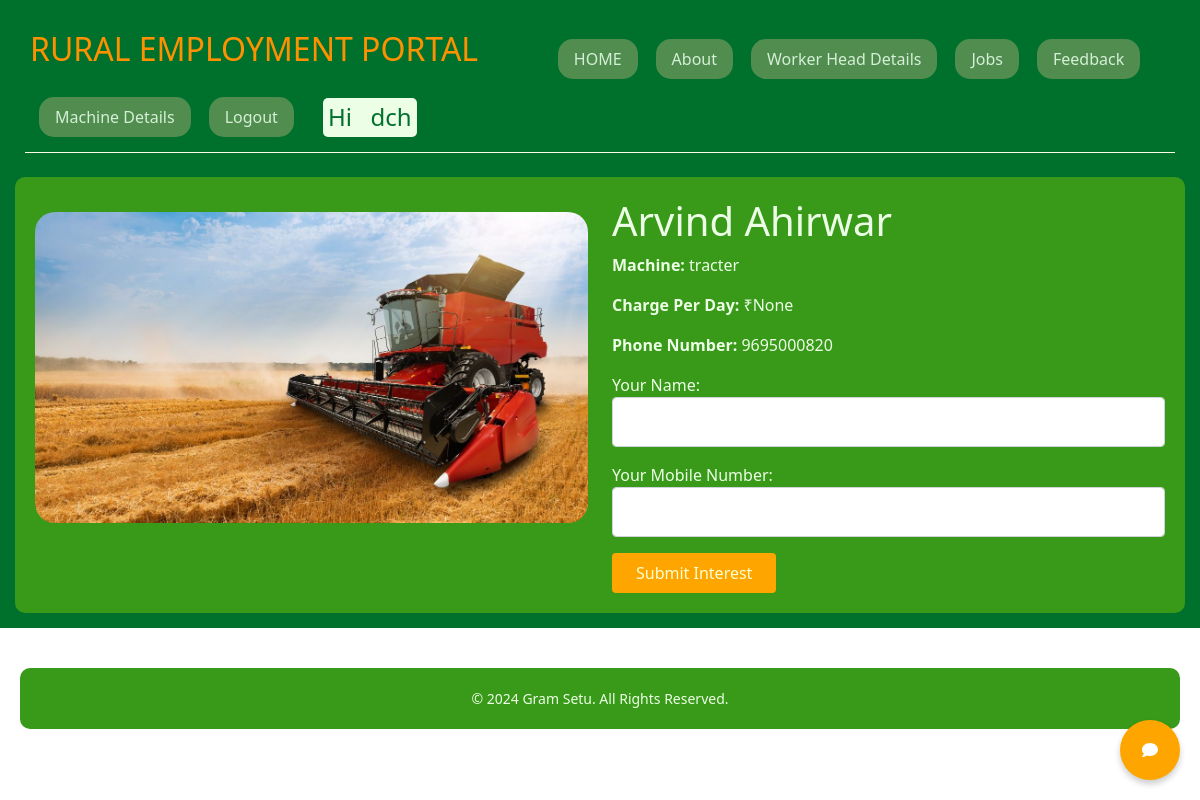
Screenshot of /machine/13/details (signed in) with the database file from the repository.
### R_E/models.py (models this page shows, shortened)
class WorkerHead(models.Model):
    id = models.AutoField(primary_key=True)  # Django adds this automatically
    user = models.ForeignKey(User, on_delete=models.CASCADE, default=1)
    name = models.CharField(max_length=30, null=False)
    numberOfWorker = models.IntegerField(null=False)
    salaryPerDay = models.IntegerField(null=False)
    machineAvailable = models.CharField(max_length=300, null=False)
    machineImage = models.ImageField(upload_to='machines/', null=True, blank=True)
    chargePerDay = models.DecimalField(max_digits=10, decimal_places=2, null=True, blank=True)
    date = models.DateField(null=False)
    phoneNumber = models.BigIntegerField(null=False, default=1234567890)
    email = models.EmailField(max_length=254, null=True, blank=True)  # New email field
    is_booked = models.BooleanField(default=False)  # New field to track booking status

### R_E/views.py (the view, shortened to what this page needs)
# urls.py: path('machine/<int:machine_id>/details', views.machine_details, name='machine_details'),
@login_required
def machine_details(request, machine_id):
    machine = get_object_or_404(WorkerHead, id=machine_id)
    return render(request, 'machine_details.html', {'machine': machine})

### R_E/context_processors.py (called while the page is built)
def current_year(request):
    return {
        'current_year': datetime.now().year
    }

### R_E/templates/machine_details.html (shortened to what this page needs)
{% extends 'base.html' %}
{% load static %}
{% block content %}
    <div class="container mt-4">
        <div class="row">
            <div class="col-md-6">
                {% if machine.machineImage %}
                    <img src="{{ machine.machineImage.url }}" class="img-fluid" alt="Machine Image" style="border-radius:20px;margin-top:15px;">
                {% else %}
                    <img src="{% static 'default_machine_image.jpg' %}" class="img-fluid" alt="Default Image">
                {% endif %}
            </div>
            <div class="col-md-6">
                <h1>{{ machine.name }}</h1>
                <p><strong>Machine:</strong> {{ machine.machineAvailable }}</p>
                <p><strong>Charge Per Day:</strong> ₹{{ machine.chargePerDay }}</p>
                <p><strong>Phone Number:</strong> {{ machine.phoneNumber }}</p>
                {% if user.is_authenticated %}
                    {% if user == machine.user %}
                        <form method="post" action="{% url 'machine_details' machine.id %}">
                            {% csrf_token %}
                            <button type="submit" name="toggle_booking" class="btn btn-primary" style="background-color:blue;">
                                {% if machine.is_booked %} Release {% else %} Mark as Booked {% endif %}
                            </button>
                            {% if machine.is_booked %}
                                <button type="submit" name="cancel_booking" class="btn btn-danger" style="background-color:#CD5C08;">Cancel Booking</button>
                            {% endif %}
                        </form>
                    {% else %}
                        <form method="post" action="{% url 'machine_details' machine.id %}">
                            <div class="form-group">
                                <label for="user_name">Your Name:</label>
                                <input type="text" name="user_name" id="user_name" class="form-control" required>
                            </div>
                            <div class="form-group">
                                <label for="user_mobile">Your Mobile Number:</label>
                                <input type="text" name="user_mobile" id="user_mobile" class="form-control" required>
                            </div>
                            <button type="submit" class="btn btn-primary">Submit Interest</button>
                        </form>
                    {% endif %}
                {% else %}
                    <p><a href="{% url 'login' %}" class="btn btn-primary">Login to Express Interest</a></p>
                {% endif %}
            </div>
        </div>
    </div>
{% endblock %}

### R_E/templates/base.html (shortened to what this page needs)
<!DOCTYPE html>
<html>
<head>
    {% load bootstrap5 %}
    {% bootstrap_css %}
    <link rel="stylesheet" href="https://stackpath.bootstrapcdn.com/bootstrap/5.3.0/css/bootstrap.min.css">
</head>
<body>
<div class="container-fluid" style="color:white;padding:15px;background-color:#00712D;">
    <ul class="nav" style="padding:5px;margin:10px;color:#D5ED9F;border-bottom:1px solid #FFFBE6;" id="navigation">
        <li>
            <h2 style="color:#FF9100;">RURAL EMPLOYMENT PORTAL</h2>
        </li>
        <li class="nav-item">
            <a class="nav-link active" href="/" style="background-color:#508D4E;border-radius:15px;color:#D6EFD8;transition:background-color 1s ease-in-out, color 1s ease-in-out;">
            <span>HOME</span>
            </a>
        </li>
        <li class="nav-item">
            <a class="nav-link active" href="/about" style="background-color:#508D4E;border-radius:15px;color:#D6EFD8;transition:background-color 1s ease-in-out, color 1s ease-in-out;">
                <span>About</span>
            </a>
        </li>
        {% if user.is_authenticated %}
        <li class="nav-item">
            <a class="nav-link active" href="/worker" style="background-color:#508D4E;border-radius:15px;color:#D6EFD8;transition:background-color 1s ease-in-out, color 1s ease-in-out;">
                <span>Worker Head Details</span>
            </a>
        </li>
        <li class="nav-item">
            <a class="nav-link active" href="/job" style="background-color:#508D4E;border-radius:15px;color:#D6EFD8;transition:background-color 1s ease-in-out, color 1s ease-in-out;">
                <span>Jobs</span>
            </a>
        </li>
        <li class="nav-item">
            <a class="nav-link active" href="/feedback" style="background-color:#508D4E;border-radius:15px;color:#D6EFD8;transition:background-color 1s ease-in-out, color 1s ease-in-out;">
                <span>Feedback</span>
            </a>
        </li>
        <li class="nav-item">
            <a class="nav-link active" href="{% url 'machine_list' %}" style="background-color:#508D4E;border-radius:15px;color:#D6EFD8;transition:background-color 1s ease-in-out, color 1s ease-in-out;">Machine Details</a></li>
        <li class="nav-item">
            <a class="nav-link active" href="/logout" style="background-color:#508D4E;border-radius:15px;color:#D6EFD8;transition:background-color 1s ease-in-out, color 1s ease-in-out;">
                <span>Logout</span>
            </a>
        </li>
        <li class="nav-item">
            <h4 style="margin:10px;margin-left:20px;background-color:#ECFFE6;color:#00712D;padding:5px;border-radius:5px;">Hi  &nbsp;&nbsp;{{ user.username }} </h4>
        </li>
        {% endif %}
    </ul>
    {% block content %}{% endblock %}
</div>
<div id="ask-question-icon" class="floating-icon">
    <i class="fas fa-comment"></i>
</div>
<footer class="footer">
    <div class="container">
        <p class="footer-text">
            © 2024 Gram Setu. All Rights Reserved.
        </p>
    </div>
</footer>
</body>
</html>

### R_E/templates/base.html (style rules this page uses)
.floating-icon { position: fixed; bottom: 20px; right: 20px; background-color: orange; color: white; border-radius: 50%; width: 60px; height: 60px; display: flex; justify-content: center; align-items: center; box-shadow: 0px 4px 6px rgba(0, 0, 0, 0.2); cursor: pointer; z-index: 1000; }
a { margin: 9px; }
.footer { background-color: #343a40; color: black; background-color: white; padding: 20px; text-align: center; width: 100%; bottom: 0; left: 0; }
.footer-text { margin: 0; font-size: 14px; }
.container { max-width: 1400px; margin: auto; padding: 0 20px; }
#navigation { background-color: #00712D; }
.nav-link.active, .nav-link.active:hover { background-color: #508D4E; border-radius: 15px; color: #D6EFD8; transition: background-color 1s ease-in-out, color 1s ease-in-out; }

### R_E/templates/machine_details.html (style rules this page uses)
.form-group { margin-bottom: 1rem; }
.form-control { padding: 0.75rem; font-size: 1rem; border-radius: 0.25rem; border: 1px solid #ced4da; }
.btn { padding: 0.5rem 1.5rem; font-size: 1rem; border-radius: 0.25rem; background-color: orange; color: #FDFFD2; border: none; cursor: pointer; transition: background-color 0.3s ease; }
.container { padding: 20px; background-color: #399918; border-radius: 10px; margin-top: 20px; color:#ECFFE6; }

### rows the page displays
WorkerHead: machineImage (picture), name "Arvind Ahirwar", machineAvailable "tracter", chargePerDay "None", phoneNumber "9695000820"

### other values shown
{{ user.username }} "dch"
